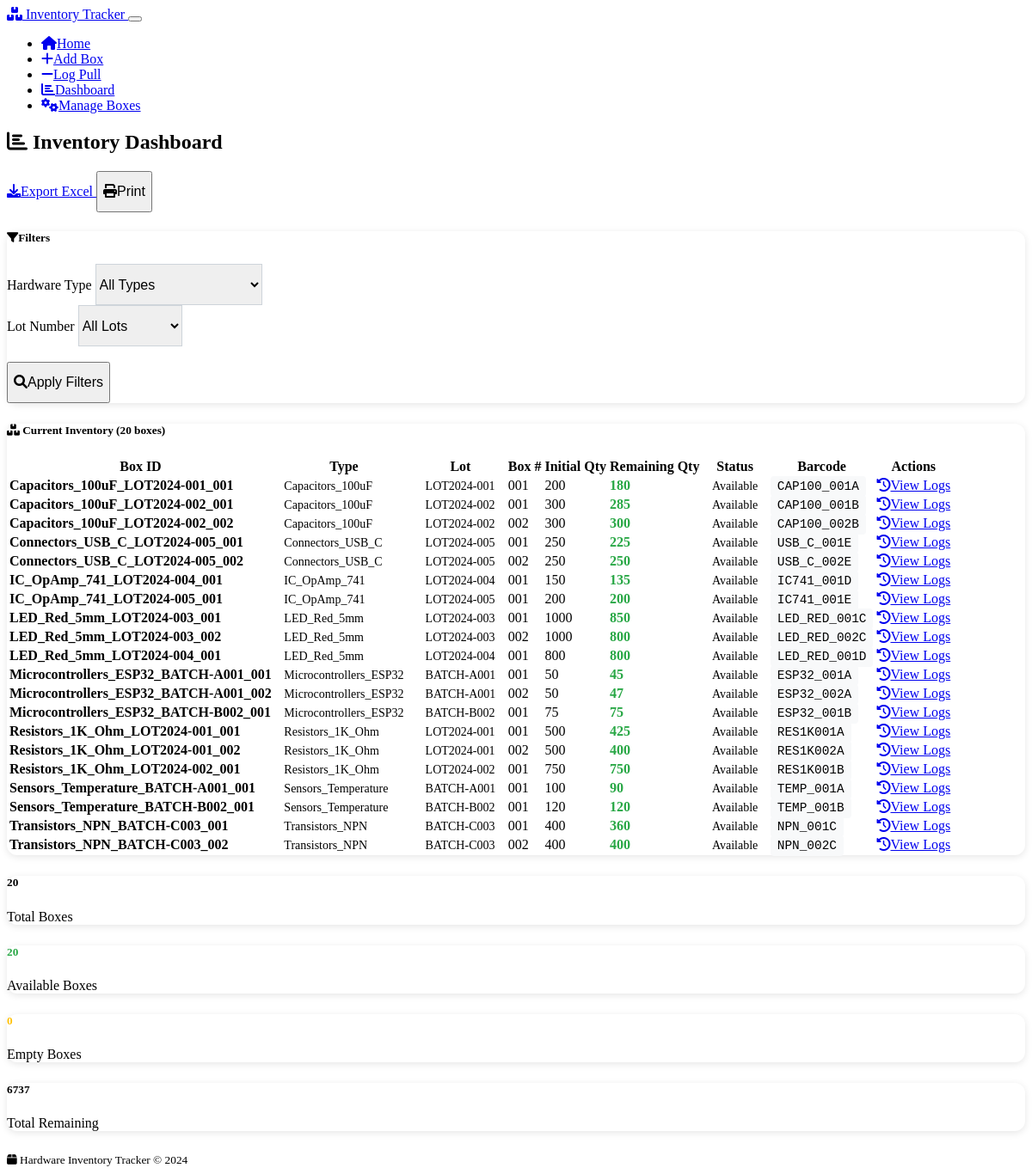
Page /dashboard on the earlier database version.
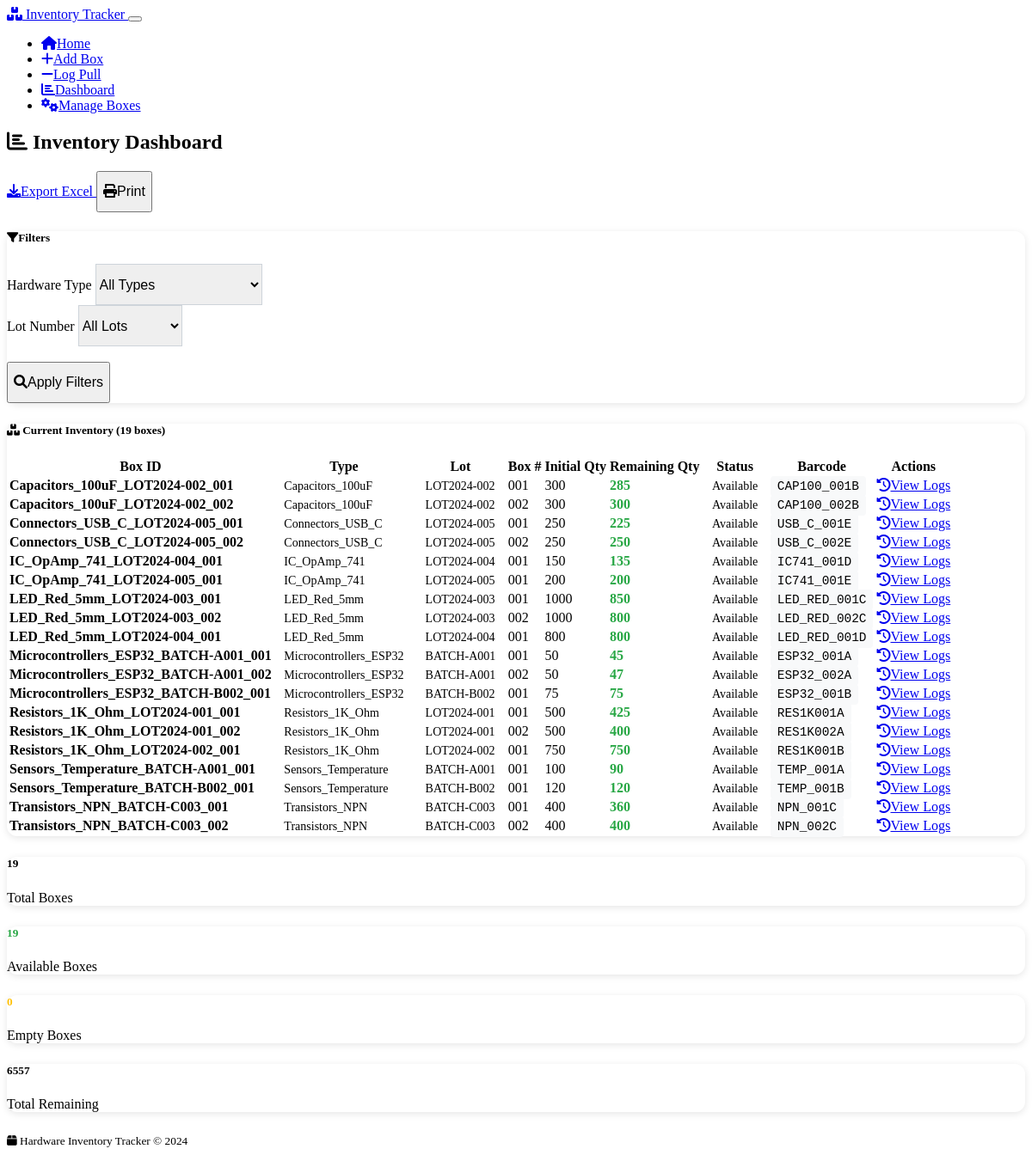
Same page on the later database version.
### models.py (models this page shows, shortened)
class Box(db.Model):
    __tablename__ = 'boxes'
    id = db.Column(db.Integer, primary_key=True)
    box_id = db.Column(db.String(200), unique=True, nullable=False)  # Generated from Type_Lot_Box
    hardware_type_id = db.Column(db.Integer, db.ForeignKey('hardware_types.id'), nullable=False)
    lot_number_id = db.Column(db.Integer, db.ForeignKey('lot_numbers.id'), nullable=False)
    box_number = db.Column(db.String(50), nullable=False)
    initial_quantity = db.Column(db.Integer, nullable=False)
    remaining_quantity = db.Column(db.Integer, nullable=False)
    barcode = db.Column(db.String(100), unique=True, nullable=False)
    created_at = db.Column(db.DateTime, default=lambda: datetime.now(timezone.utc))
    hardware_type = db.relationship('HardwareType', backref='boxes')
    lot_number = db.relationship('LotNumber', backref='boxes')

class HardwareType(db.Model):
    __tablename__ = 'hardware_types'
    id = db.Column(db.Integer, primary_key=True)
    name = db.Column(db.String(100), unique=True, nullable=False)
    created_at = db.Column(db.DateTime, default=lambda: datetime.now(timezone.utc))

class LotNumber(db.Model):
    __tablename__ = 'lot_numbers'
    id = db.Column(db.Integer, primary_key=True)
    name = db.Column(db.String(100), unique=True, nullable=False)
    created_at = db.Column(db.DateTime, default=lambda: datetime.now(timezone.utc))

### app.py (the view)
@app.route('/dashboard')
def dashboard():
    type_filter = request.args.get('type_filter', '')
    lot_filter = request.args.get('lot_filter', '')
    query = db.session.query(
        Box,
        HardwareType.name.label('type_name'),
        LotNumber.name.label('lot_name')
    ).join(HardwareType, Box.hardware_type_id == HardwareType.id)\
     .join(LotNumber, Box.lot_number_id == LotNumber.id)
    if type_filter:
        query = query.filter(HardwareType.name == type_filter)
    if lot_filter:
        query = query.filter(LotNumber.name == lot_filter)
    boxes = query.order_by(Box.box_id).all()
    types = HardwareType.query.order_by(HardwareType.name).all()
    lots = LotNumber.query.order_by(LotNumber.name).all()
    return render_template('dashboard.html',
                         boxes=boxes,
                         types=types,
                         lots=lots,
                         type_filter=type_filter,
                         lot_filter=lot_filter)

### templates/dashboard.html (shortened to what this page needs)
{% extends "base.html" %}
{% block content %}
<div class="d-flex justify-content-between align-items-center mb-4">
    <h2>
        <i class="fas fa-chart-bar me-2"></i>
        Inventory Dashboard
    </h2>
    <div class="btn-group">
        <a href="{{ url_for('export_excel', type_filter=type_filter, lot_filter=lot_filter) }}"
           class="btn btn-success">
            <i class="fas fa-download me-1"></i>Export Excel
        </a>
        <button class="btn btn-secondary" onclick="window.print()">
            <i class="fas fa-print me-1"></i>Print
        </button>
    </div>
</div>
<div class="card mb-4">
    <div class="card-header">
        <h5 class="mb-0">
            <i class="fas fa-filter me-2"></i>Filters
        </h5>
    </div>
    <div class="card-body">
        <form method="GET" class="row g-3">
            <div class="col-md-4">
                <label for="type_filter" class="form-label">Hardware Type</label>
                <select class="form-select" id="type_filter" name="type_filter">
                    <option value="">All Types</option>
                </select>
            </div>
            <div class="col-md-4">
                <label for="lot_filter" class="form-label">Lot Number</label>
                <select class="form-select" id="lot_filter" name="lot_filter">
                    <option value="">All Lots</option>
                </select>
            </div>
            <div class="col-md-4">
                <label class="form-label">&nbsp;</label>
                <div class="d-grid">
                    <button type="submit" class="btn btn-primary">
                        <i class="fas fa-search me-1"></i>Apply Filters
                    </button>
                </div>
            </div>
        </form>
    </div>
</div>
<div class="card">
    <div class="card-header">
        <h5 class="mb-0">
            <i class="fas fa-boxes me-2"></i>
            Current Inventory ({{ boxes|length }} boxes)
        </h5>
    </div>
    <div class="card-body p-0">
        {% if boxes %}
        <div class="table-responsive">
            <table class="table table-hover mb-0">
                <thead class="table-dark">
                    <tr>
                        <th>Box ID</th>
                        <th>Type</th>
                        <th>Lot</th>
                        <th>Box #</th>
                        <th>Initial Qty</th>
                        <th>Remaining Qty</th>
                        <th>Status</th>
                        <th>Barcode</th>
                        <th>Actions</th>
                    </tr>
                </thead>
                <tbody>
                    {% for box_data in boxes %}
                    {% set box = box_data[0] %}
                    {% set type_name = box_data[1] %}
                    {% set lot_name = box_data[2] %}
                    <tr>
                        <td>
                            <strong>{{ box.box_id }}</strong>
                        </td>
                        <td>
                            <span class="badge bg-primary">{{ type_name }}</span>
                        </td>
                        <td>
                            <span class="badge bg-info">{{ lot_name }}</span>
                        </td>
                        <td>{{ box.box_number }}</td>
                        <td>{{ box.initial_quantity }}</td>
                        <td>
                            <strong class="{{ 'text-danger' if box.remaining_quantity == 0 else 'text-warning' if box.remaining_quantity < 10 else 'text-success' }}">
                                {{ box.remaining_quantity }}
                            </strong>
                        </td>
                        <td>
                            {% if box.remaining_quantity == 0 %}
                                <span class="badge bg-danger">Empty</span>
                            {% elif box.remaining_quantity < box.initial_quantity * 0.2 %}
                                <span class="badge bg-warning">Low Stock</span>
                            {% else %}
                                <span class="badge bg-success">Available</span>
                            {% endif %}
                        </td>
                        <td>
                            <small class="font-monospace">{{ box.barcode }}</small>
                        </td>
                        <td>
                            <a href="{{ url_for('box_logs', box_id=box.id) }}"
                               class="btn btn-sm btn-outline-secondary">
                                <i class="fas fa-history me-1"></i>View Logs
                            </a>
                        </td>
                    </tr>
                    {% endfor %}
                </tbody>
            </table>
        </div>
        {% endif %}
    </div>
</div>
{% if boxes %}
<div class="row mt-4">
    <div class="col-md-3">
        <div class="card text-center">
            <div class="card-body">
                <h5 class="card-title text-primary">{{ boxes|length }}</h5>
                <p class="card-text">Total Boxes</p>
            </div>
        </div>
    </div>
    <div class="col-md-3">
        <div class="card text-center">
            <div class="card-body">
                <h5 class="card-title text-success">
                    {{ boxes|selectattr('0.remaining_quantity', 'gt', 0)|list|length }}
                </h5>
                <p class="card-text">Available Boxes</p>
            </div>
        </div>
    </div>
    <div class="col-md-3">
        <div class="card text-center">
            <div class="card-body">
                <h5 class="card-title text-warning">
                    {{ boxes|selectattr('0.remaining_quantity', 'eq', 0)|list|length }}
                </h5>
                <p class="card-text">Empty Boxes</p>
            </div>
        </div>
    </div>
    <div class="col-md-3">
        <div class="card text-center">
            <div class="card-body">
                <h5 class="card-title text-info">
                    {{ boxes|sum(attribute='0.remaining_quantity') }}
                </h5>
                <p class="card-text">Total Remaining</p>
            </div>
        </div>
    </div>
</div>
{% endif %}
{% endblock %}

### templates/base.html (shortened to what this page needs)
<!DOCTYPE html>
<html lang="en">
<head>
    <link href="https://cdn.replit.com/agent/bootstrap-agent-dark-theme.min.css" rel="stylesheet">
    <link rel="stylesheet" href="https://cdnjs.cloudflare.com/ajax/libs/font-awesome/6.0.0/css/all.min.css">
    <link rel="stylesheet" href="{{ url_for('static', filename='css/custom.css') }}">
</head>
<body>
    <nav class="navbar navbar-expand-lg navbar-dark bg-primary">
        <div class="container">
            <a class="navbar-brand" href="{{ url_for('index') }}">
                <i class="fas fa-boxes me-2"></i>
                Inventory Tracker
            </a>
            <button class="navbar-toggler" type="button" data-bs-toggle="collapse" data-bs-target="#navbarNav">
            </button>
            <div class="collapse navbar-collapse" id="navbarNav">
                <ul class="navbar-nav ms-auto">
                    <li class="nav-item">
                        <a class="nav-link" href="{{ url_for('index') }}">
                            <i class="fas fa-home me-1"></i>Home
                        </a>
                    </li>
                    <li class="nav-item">
                        <a class="nav-link" href="{{ url_for('add_box') }}">
                            <i class="fas fa-plus me-1"></i>Add Box
                        </a>
                    </li>
                    <li class="nav-item">
                        <a class="nav-link" href="{{ url_for('log_pull') }}">
                            <i class="fas fa-minus me-1"></i>Log Pull
                        </a>
                    </li>
                    <li class="nav-item">
                        <a class="nav-link" href="{{ url_for('dashboard') }}">
                            <i class="fas fa-chart-bar me-1"></i>Dashboard
                        </a>
                    </li>
                    <li class="nav-item">
                        <a class="nav-link" href="{{ url_for('manage_boxes') }}">
                            <i class="fas fa-cogs me-1"></i>Manage Boxes
                        </a>
                    </li>
                </ul>
            </div>
        </div>
    </nav>
    <main class="container my-4">
        {% block content %}{% endblock %}
    </main>
    <footer class="bg-secondary text-center py-3 mt-5">
        <div class="container">
            <small class="text-muted">
                <i class="fas fa-box me-1"></i>
                Hardware Inventory Tracker &copy; {{ moment().format('YYYY') if moment else '2024' }}
            </small>
        </div>
    </footer>
</body>
</html>

### static/css/custom.css (style rules this page uses)
body { font-size: 16px; }
.form-control, .form-select { min-height: 48px; font-size: 16px; }
.btn { min-height: 48px; font-size: 16px; }
.card { border-radius: 12px; box-shadow: 0 2px 8px rgba(0, 0, 0, 0.1); margin-bottom: 1.5rem; }
.card-header { border-radius: 12px 12px 0 0 !important; font-weight: 600; }
.table-responsive { border-radius: 8px; }
.badge { font-size: 0.875em; padding: 0.5em 0.75em; }
.text-success { color: #28a745 !important; }
.text-warning { color: #ffc107 !important; }
.font-monospace { font-family: 'Courier New', monospace; font-size: 0.9em; background-color: #f8f9fa; padding: 0.25rem 0.5rem; border-radius: 4px; }
.card .form-select, .card .form-control { border-color: #ced4da; }

Differences in the rows shown:
removed Box: box_id "Capacitors_100uF_LOT2024-001_001", {{ type_name }} "Capacitors_100uF", {{ lot_name }} "LOT2024-001", box_number "001", initial_quantity "200", remaining_quantity "180", shows "Available", barcode "CAP100_001A"
Other differences:
{{ boxes|length }}: "20" → "19"
{{ boxes|selectattr('0.remaining_quantity', 'gt', 0)|list|length }}: "20" → "19"
{{ boxes|sum(attribute='0.remaining_quantity') }}: "6737" → "6557"
